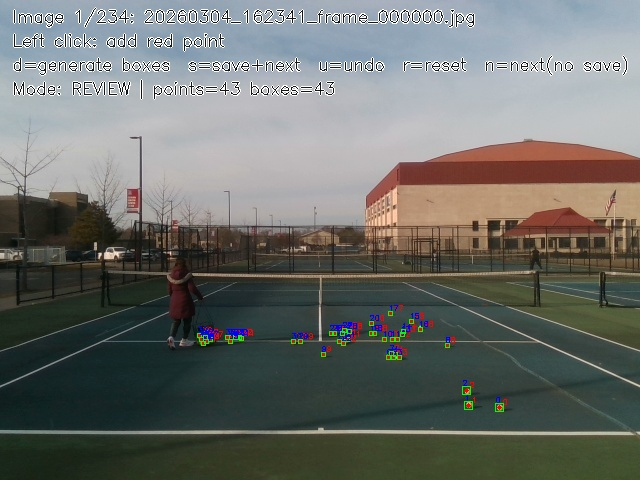
#> input picture Data_preparation/Yololabeler/mylabel_result/vis/20260304_162341_frame_000000.jpg, 640 x 480 px; its folder holds only this picture in this run
$ python tennis_click_labeler.py --image_dir mylabel_result/vis
#> lines starting #> are read from the running program, lines starting #| are printed output that depends on the picture; after the words box and inside, x2 and y2 are one past the last pixel; in counts of white or black regions, pixels touching at a corner belong together
import cv2
import glob
import argparse
from pathlib import Path

WINDOW_NAME = "Tennis Fixed Box Labeler"


class TennisFixedBoxLabeler:
    def __init__(self, image_dir, output_dir, class_id=0):
        self.image_dir = Path(image_dir)
        self.output_dir = Path(output_dir)
        self.class_id = class_id

        self.label_dir = self.output_dir / "labels"
        self.vis_dir = self.output_dir / "vis"
        self.label_dir.mkdir(parents=True, exist_ok=True)
        self.vis_dir.mkdir(parents=True, exist_ok=True)

        self.image_paths = self._collect_images(self.image_dir)
        if not self.image_paths:
            raise FileNotFoundError(f"No images found in: {self.image_dir}")

        self.index = 0
        self.points = []
        self.boxes = []
        self.mode = "click"

        self.img_bgr = None
        self.display_bgr = None

        # Small red point
        self.point_radius = 2

        # Two fixed box sizes, both small
        self.small_half_size = 2   # box size = 7x7
        self.large_half_size = 4   # box size = 11x11

    def _collect_images(self, image_dir):
        image_paths = []
        for ext in ["*.jpg", "*.jpeg", "*.png", "*.bmp", "*.webp"]:
            image_paths.extend(glob.glob(str(image_dir / ext)))
        return sorted(image_paths)

    def load_current_image(self):
        img_path = self.image_paths[self.index]
        self.img_bgr = cv2.imread(img_path)
#> self.img_bgr is the input picture: shape (480, 640, 3); mean B, G, R 107.5, 111.7, 108.8
        if self.img_bgr is None:
            raise RuntimeError(f"Failed to read image: {img_path}")

        self.points = []
        self.boxes = []
        self.mode = "click"
        self.refresh_display()
        return img_path

    def refresh_display(self):
        out = self.img_bgr.copy()

        # draw clicked points
        for i, (x, y) in enumerate(self.points):
            cv2.circle(out, (x, y), self.point_radius, (0, 0, 255), -1)
            cv2.putText(
                out, str(i), (x + 3, y - 3),
                cv2.FONT_HERSHEY_SIMPLEX, 0.25, (0, 0, 255), 1
            )

        # draw boxes in review mode
        if self.mode == "review":
            for i, (x1, y1, x2, y2) in enumerate(self.boxes):
                cv2.rectangle(out, (x1, y1), (x2, y2), (0, 255, 0), 1)
                cv2.putText(
                    out, str(i), (x1, max(10, y1 - 1)),
                    cv2.FONT_HERSHEY_SIMPLEX, 0.25, (255, 0, 0), 1
                )

        info_lines = [
            f"Image {self.index + 1}/{len(self.image_paths)}: {Path(self.image_paths[self.index]).name}",
            "Left click: add red point",
            "d=generate boxes  s=save+next  u=undo  r=reset  n=next(no save)  q=quit",
            f"Mode: {self.mode.upper()} | points={len(self.points)} boxes={len(self.boxes)}",
        ]

        y0 = 22
        for line in info_lines:
            cv2.putText(out, line, (12, y0), cv2.FONT_HERSHEY_SIMPLEX, 0.55, (255, 255, 255), 2)
            cv2.putText(out, line, (12, y0), cv2.FONT_HERSHEY_SIMPLEX, 0.55, (20, 20, 20), 1)
            y0 += 24
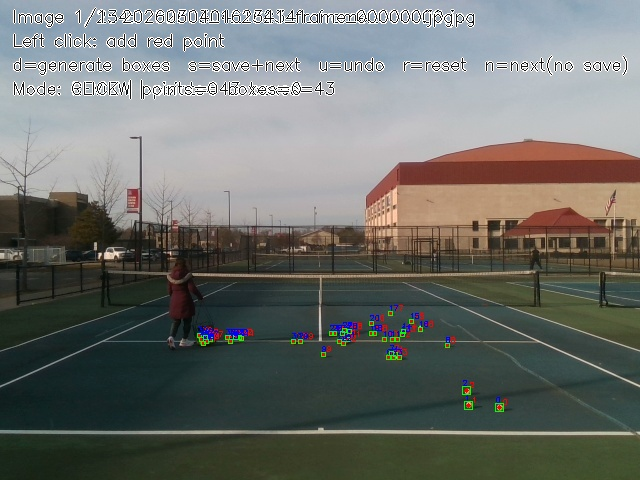
#> out: shape (480, 640, 3); 3.19% of pixels changed, all inside (x1, y1, x2, y2) = (13, 7, 628, 100)
#> after the loop, y0 = 118

        self.display_bgr = out

    # [95 lines left out: functions mouse_callback, make_fixed_box, detect_boxes_from_points, undo_last_point, reset_current, xyxy_to_yolo and 2 more, not called in this run]

    def run(self):
        img_path = self.load_current_image()
        print(f"Loaded: {img_path}")
        print("1) Left click to add red points.")
        print("2) Press 'd' to generate fixed boxes.")
        print("3) Press 's' to save and continue to next image.")
        print("4) Use 'u' undo, 'r' reset, 'n' next(no save), 'q' quit.")

        cv2.namedWindow(WINDOW_NAME, cv2.WINDOW_NORMAL)
        cv2.setMouseCallback(WINDOW_NAME, self.mouse_callback)

        while True:
            cv2.imshow(WINDOW_NAME, self.display_bgr)
            key = cv2.waitKey(30) & 0xFF
#> (key q is pressed here)

            if key == ord('q'):
                print("Quit.")
                break

            elif key == ord('u'):
                self.undo_last_point()

            elif key == ord('r'):
                self.reset_current()

            elif key == ord('d'):
                self.detect_boxes_from_points()

            elif key == ord('s'):
                if self.mode != "review":
                    print("Please press 'd' first.")
                    continue

                self.save_current_labels()
                ok = self.next_image()
                if not ok:
                    print("All images finished.")
                    break
                print(f"Loaded: {self.image_paths[self.index]}")

            elif key == ord('n'):
                ok = self.next_image()
                if not ok:
                    print("All images finished.")
                    break
                print(f"Skipped. Loaded next: {self.image_paths[self.index]}")

        cv2.destroyAllWindows()


def parse_args():
    parser = argparse.ArgumentParser(description="Fixed-size click labeler for tennis balls.")
    parser.add_argument("--image_dir", type=str, required=True, help="Folder containing images.")
    parser.add_argument("--output_dir", type=str, default="./fixed_box_output", help="Folder to save labels and visualizations.")
    parser.add_argument("--class_id", type=int, default=0, help="YOLO class id.")
    return parser.parse_args()


def main():
    args = parse_args()
    app = TennisFixedBoxLabeler(
        image_dir=args.image_dir,
        output_dir=args.output_dir,
        class_id=args.class_id
    )
    app.run()


if __name__ == "__main__":
    main()
